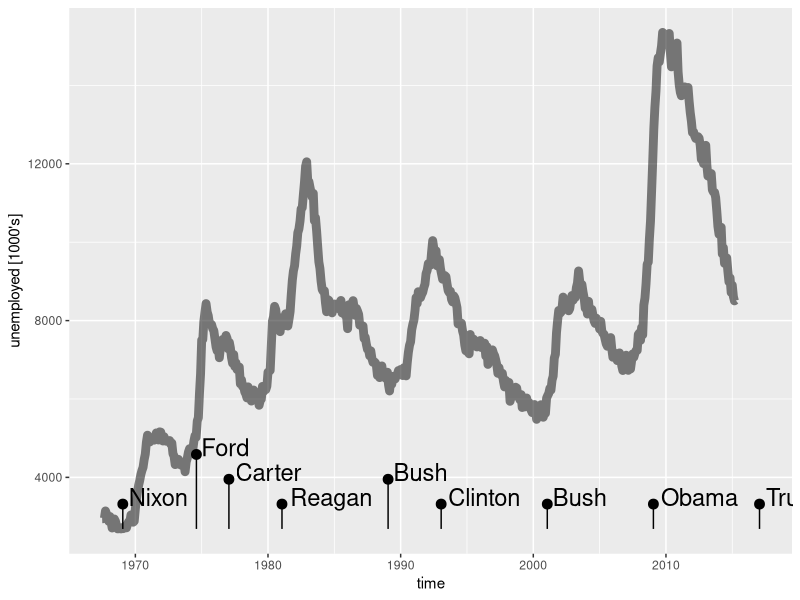
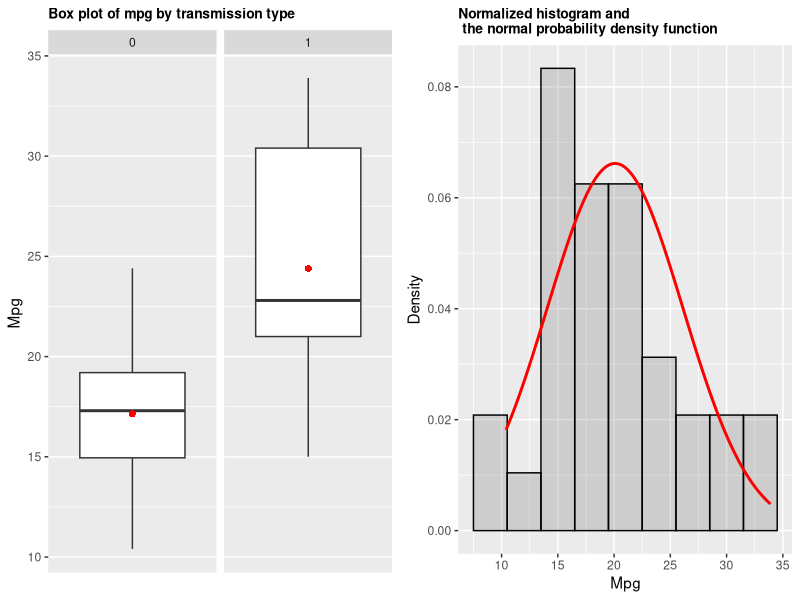

R code for these plots, in order:
library(ggplot2)


#1
data(presidential)
data(economics)

events <- presidential[-(1:3),]
baseline = min(economics$unemploy)
delta = 0.05 * diff(range(economics$unemploy))
events$ymin = baseline
events$timelapse = c(diff(events$start),Inf)
events$bump = events$timelapse < 4*370 # ~4 years
offsets <- rle(events$bump)
events$offset <- unlist(mapply(function(l,v) {if(v){(l:1)+1}else{rep(1,l)}}, l=offsets$lengths, v=offsets$values, USE.NAMES=FALSE))
events$ymax <- events$ymin + events$offset * delta

ggplot() +
      geom_line(mapping=aes(x=date, y=unemploy), data=economics , size=3, alpha=0.5) +
      geom_segment(data = events, mapping=aes(x=start, y=ymin, xend=start, yend=ymax)) +
      geom_point(data = events, mapping=aes(x=start,y=ymax), size=3) +
      geom_text(data = events, mapping=aes(x=start, y=ymax, label=name), hjust=-0.1, vjust=0.1, size=6) +
      scale_x_date("time") +  
      scale_y_continuous(name="unemployed [1000's]")


###2 
#Credits to Vasilena Taralova from her mtcars project of regression models 
# (Coursera Data Science classmate)

require(ggplot2); require(gridExtra)

g1 <- ggplot (data = mtcars, aes (x = factor (0), y = mpg)) +
    geom_boxplot () +
    stat_summary (fun.y = mean, geom = 'point', shape = 16, col = "red", cex = 2) +
    ylab ("Mpg") +
    xlab ("") +
    scale_x_discrete (breaks = NULL) +
    ggtitle ("Box plot of mpg by transmission type") +
    facet_wrap (~am) +
    theme (plot.title = element_text (size = 10, face = "bold"))

g2 <- ggplot (data = mtcars, aes (x = mpg)) +
    geom_histogram ( aes (y = ..density..), binwidth = 3, colour = "black", alpha = 0.2) +
    stat_function (fun = dnorm,
                   args = list (mean = mean (mtcars$mpg), sd = sd (mtcars$mpg)),
                   lwd = 1, col = "red") +
    scale_x_continuous (breaks = seq (0, 50, 5)) +
    labs (x = "Mpg",
          y = "Density") +
    ggtitle ("Normalized histogram and \n the normal probability density function") +
    theme (plot.title = element_text (size = 10, face = "bold"))

grid.arrange (grobs = list (g1,g2), ncol = 2)
